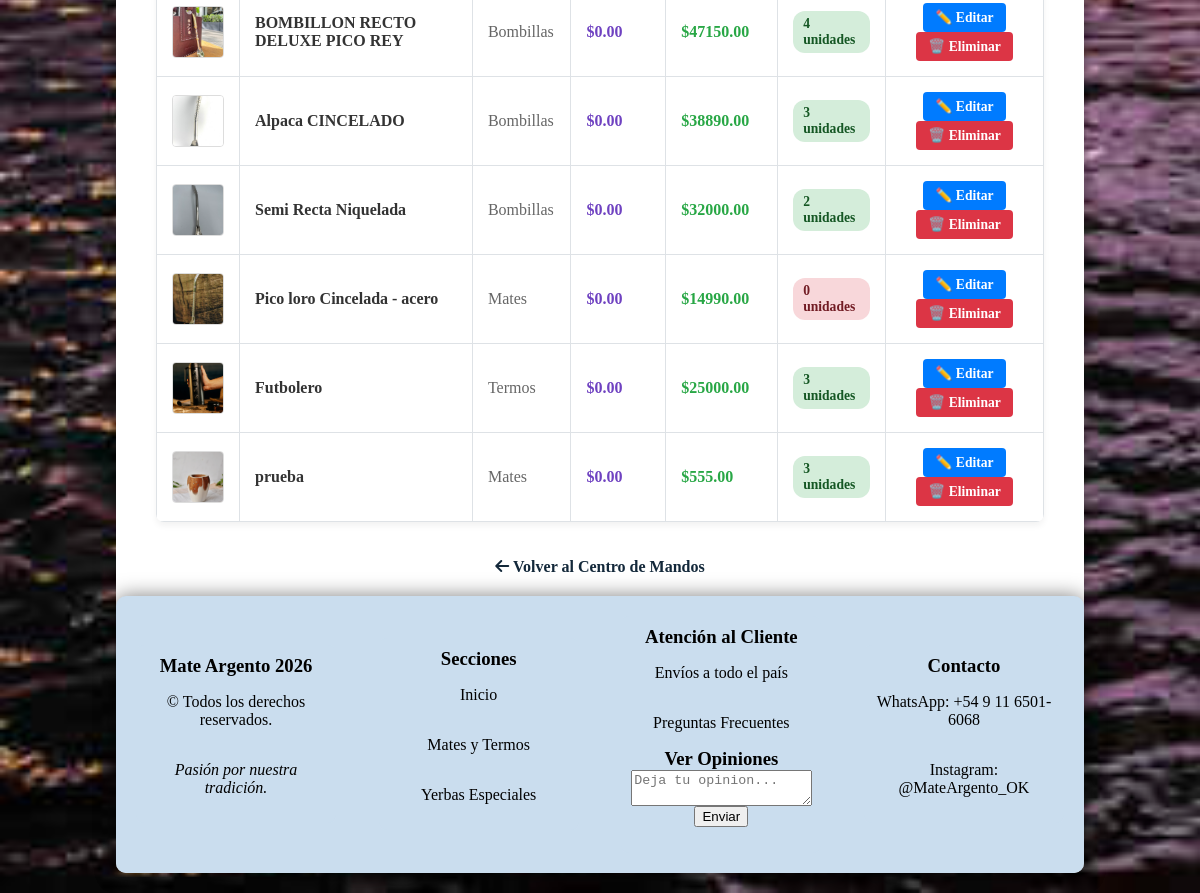
/admin/productos (signed in, lower part), run on an earlier commit of the app's database.
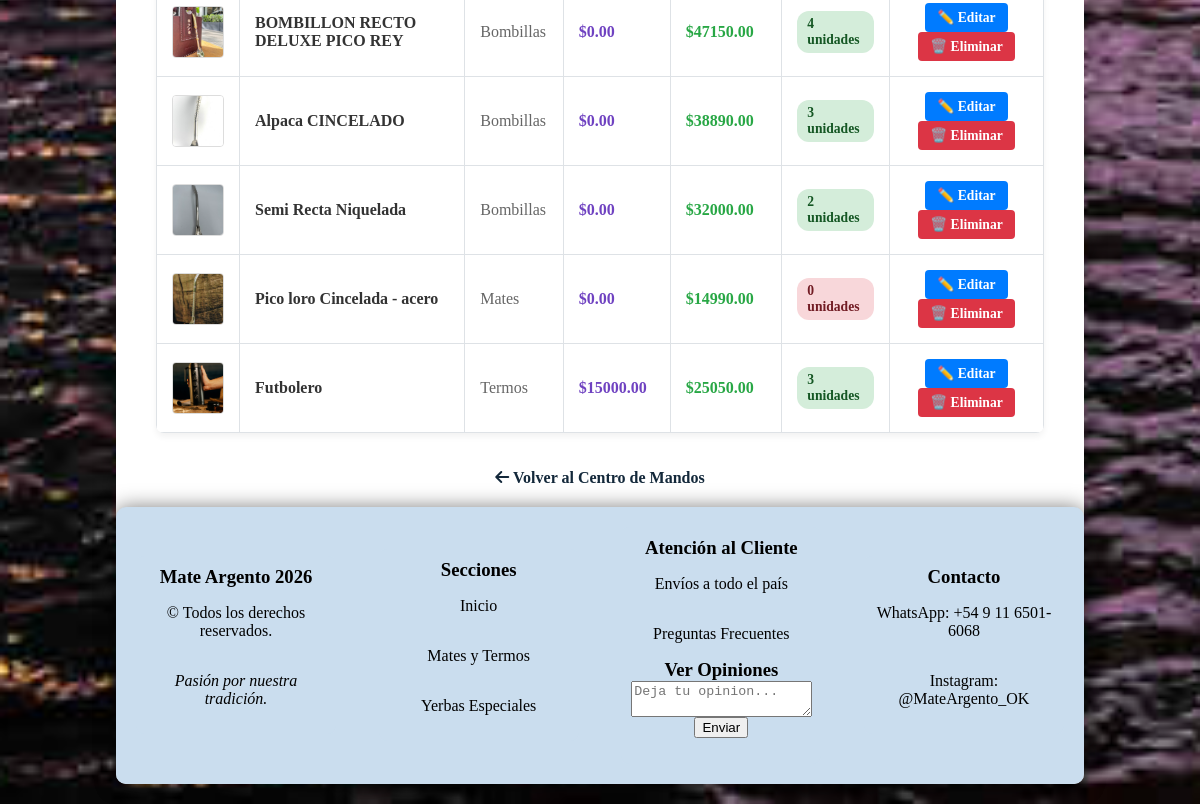
And on a later commit of the database.
### app.py (models this page shows, shortened)
class Producto(db.Model):
    id = db.Column(db.Integer, primary_key=True)
    nombre = db.Column(db.String(100), nullable=False)
    categoria = db.Column(db.String(50))
    precio = db.Column(db.Float, nullable=False)
    precio_costo = db.Column(db.Float, nullable=False, default=0.0)#falta implementar
    descripcion = db.Column(db.Text)
    imagen = db.Column(db.String(100))
    stock = db.Column(db.Integer, default=0)

### app.py (the view)
@app.route('/admin/productos')
@requiere_nivel(5)  # Permite que entren tanto gestores (5) como administradores (10)
def lista_productos():
    todos_los_productos = Producto.query.all()
    return render_template('admin_productos.html', productos=todos_los_productos)

### app.py (called while the page is built, shortened)
def requiere_nivel(nivel_minimo):
    def decorator(f):
        @wraps(f)
        def decorated_function(*args, **kwargs):
            rol_usuario = session.get('usuario_rol', 'cliente')
            nivel_usuario = NIVELES_ACCESO.get(rol_usuario, 1)
            if nivel_usuario < nivel_minimo:
                flash("No tenés permisos suficientes para realizar esta acción.", "danger")
                return redirect(url_for('inicio'))
            return f(*args, **kwargs)
        return decorated_function
    return decorator

@app.context_processor
def procesar_carrito():
    mi_carrito = Carrito(session)
    items, total, unidades = mi_carrito.obtener_datos(Producto)
    return dict(carrito_html=items, total_carrito=total, total_unidades=unidades)

    def obtener_datos(self, modelo_producto):
        carrito_dict = self.session.get('carrito', {})
        productos_reales = []
        total_general = 0
        total_unidades = 0  # <--- Nueva variable
        return productos_reales, total_general, total_unidades

### templates/admin_productos.html (shortened to what this page needs)
<div class="contenedor">
    {% extends "base.html" %}
    {% block content %}
    <br><br>
    <table class="admin-tabla">
        <tbody>
            {% for p in productos %}
            <tr>
                <td>
                    <img src="{{ url_for('static', filename='img/' + p.imagen) }}" class="admin-tabla-img">
                </td>
                <td style="font-weight: bold; color: #333;">{{ p.nombre }}</td>
                <td style="color: #666;">{{ p.categoria }}</td>
                <td style="color: #6f42c1; font-weight: bold;">
                    ${{ "%.2f"|format(p.precio_costo if p.precio_costo else 0.0) }}
                </td>
                <td style="color: #28a745; font-weight: bold;">${{ "%.2f"|format(p.precio) }}</td>
                <td>
                    <span class="badge-admin {% if p.stock > 0 %}badge-activo{% else %}badge-bloqueado{% endif %}">
                        {{ p.stock }} unidades
                    </span>
                </td>
                <td class="celda-centrada">
                    <a href="{{ url_for('editar_producto', id=p.id) }}" class="btn-tabla btn-tabla-editar">✏️ Editar</a>
                    <a href="/admin/eliminar_producto/{{ p.id }}" onclick="return confirm('¿Seguro querés eliminar este producto?');" class="btn-tabla btn-tabla-eliminar">🗑️ Eliminar</a>
                </td>
            </tr>
            {% endfor %}
        </tbody>
    </table>
    <br><br>
    <div class="celda-centrada" style="padding-bottom: 20px;">
        <a href="{{ url_for('dashboard') }}" style="color: #13283A; text-decoration: none; font-weight: bold;">
            <i class="fa-solid fa-arrow-left"></i> Volver al Centro de Mandos
        </a>
    </div>
    {% endblock %}

### templates/base.html (shortened to what this page needs)
<!DOCTYPE html>
<html lang="es">
<head>
    <link rel="stylesheet" href="{{ url_for('static', filename='estilos.css') }}">
    <link rel="stylesheet" href="https://cdnjs.cloudflare.com/ajax/libs/font-awesome/6.0.0/css/all.min.css">
</head>
<body>
    <main class="contenedor-principal">
        {% block content %}{% endblock %}
    </main>
    <footer class="pie-pagina">
        <div class="contenedor-pie">
            <div class="tarjeta-pie">
                <h3>Mate Argento 2026</h3>
                <p>&copy; Todos los derechos reservados.</p>
                <p><em>Pasión por nuestra tradición.</em></p>
            </div>
            <div class="tarjeta-pie">
                <h3>Secciones</h3>
                <p>Inicio</p>
                <p>Mates y Termos</p>
                <p>Yerbas Especiales</p>
            </div>
            <div class="tarjeta-pie">
                <h3>Atención al Cliente</h3>
                <p>Envíos a todo el país</p>
                <p>Preguntas Frecuentes</p>
                <form action="/enviar_opinion" method="POST">
                    <a href="/opiniones" class="enlace-titulo efecto-verde" style="color:#000"><h3>Ver Opiniones</h3></a>
                    <textarea name="opinion_texto" placeholder="Deja tu opinion..." required></textarea>
                    <button type="submit">Enviar</button>
                </form>
            </div>
            <div class="tarjeta-pie">
                <h3>Contacto</h3>
                <p>WhatsApp: +54 9 11 6501-6068</p>
                <p>Instagram: @MateArgento_OK</p>
            </div>
        </div>
    </footer>
</body>
</html>

### static/estilos.css (style rules this page uses)
body { background-color: #ccc; background-image: url('img/mujer.jpg'); background-size: cover; background-repeat: no-repeat; background-position: center; margin: 0; padding: 20px; }
.contenedor { width: 80%; margin: auto; background-color: #fff; background-size: cover; background-repeat: no-repeat; background-position: center; padding: 20px; border-radius: 10px; box-shadow: 0px 0px 20px rgba(0, 0, 0, 0.5); min-height: 500px; }
.contenedor > * { margin-left: 20px; margin-right: 20px; }
.contenedor-pie { display: flex; flex-direction: row; justify-content: space-between; align-items: center; padding: 20px; background-color: #CADDEE; border-radius: 10px; box-shadow: 0px 0px 20px rgba(0, 0, 0, 0.5); }
h3 { font-size: clamp(18px, 1,8vw, 30px); width: 100%; margin-left: 0; margin-right: 0; padding: 0; display: block; text-align: center; margin: 0; word-wrap: break-word; }
.tarjeta-pie { background-color: #CADDEE; padding: 10px; border-radius: 8px; width: 200px; text-align: center; display: flex; flex-direction: column; justify-content: space-between; height: 100%; box-sizing: border-box; }
.enlace-titulo { text-decoration: none; color: #2c3e50; cursor: pointer; }
footer { width: calc(100% + 40px) !important; padding: 0 !important; margin-left: -20px !important; margin-right: -20px !important; margin-bottom: -20px !important; }
.fa-solid { color: #13283A; }
.admin-tabla { width: 100%; border-collapse: collapse; text-align: left; background: white; box-shadow: 0 4px 6px rgba(0, 0, 0, 0.05); border-radius: 8px; overflow: hidden; }
.admin-tabla tbody tr { border-bottom: 1px solid #dee2e6; transition: background-color 0.2s; }
.celda-centrada { text-align: center; }
.admin-tabla-img { width: 50px; height: 50px; object-fit: cover; border-radius: 4px; border: 1px solid #ddd; }
.badge-admin { padding: 5px 10px; border-radius: 12px; font-size: 0.85em; font-weight: bold; display: inline-block; }
.badge-activo { background-color: #d4edda; color: #155724; }
.badge-bloqueado { background-color: #f8d7da; color: #721c24; }
.btn-tabla-editar { background-color: #007bff; color: white !important; }
.btn-tabla-eliminar { background-color: #dc3545; color: white !important; }

What changed in the data, as far as the page shows it:
removed Producto: imagen (picture), nombre "prueba", categoria "Mates", precio_costo "0.00", precio "555.00", stock "3"
changed Producto "Futbolero": precio_costo "0.00" → "15000.00"; precio "25000.00" → "25050.00"
